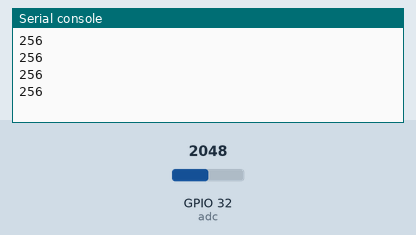
Recording of a program running on a simulated ESP32 board running MicroPython. Parts: the last lines printed to the serial console. The test bench sets the inputs (shaded band); at power-on: GPIO 32 (adc) = 2048 (analog values on the 0–4095 scale).

Above: at 1.2 s.
1.3 s: GPIO 32 (adc) set to 2866
At 1.71 s:
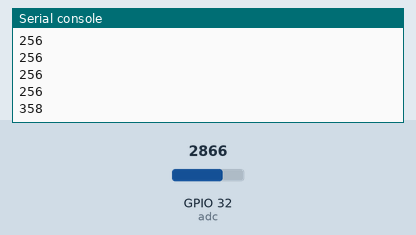
2.8 s: GPIO 32 (adc) set to 3603
At 2.91 s:
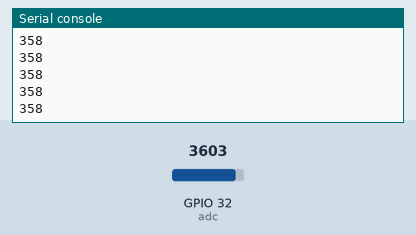
Timing chart, 0 to 5.8 s (numbered marks = the images above; inputs shaded):
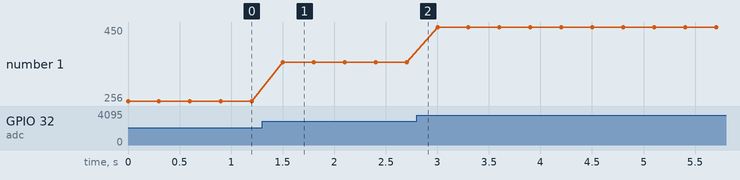

The program:

adc.py
```python
from machine import ADC, Pin
import time

adc = ADC(Pin(32))          # create ADC object on ADC pin
adc.read()                  # read value, 0-4095 across voltage range 0.0v - 1.0v

adc.atten(ADC.ATTN_11DB)    # set 11dB input attenuation (voltage range roughly 0.0v - 3.6v)
adc.width(ADC.WIDTH_9BIT)   # set 9 bit return values (returned range 0-511)

while True:
    print(adc.read())
    time.sleep(0.3)
```

Measured:
- after the input at 1.3 s, the serial console: prints a new line after 0.20 s (image 1)
- plotted number 1: 256 → 358 after the input at 1.3 s, 358 → 450 after the input at 2.8 s
